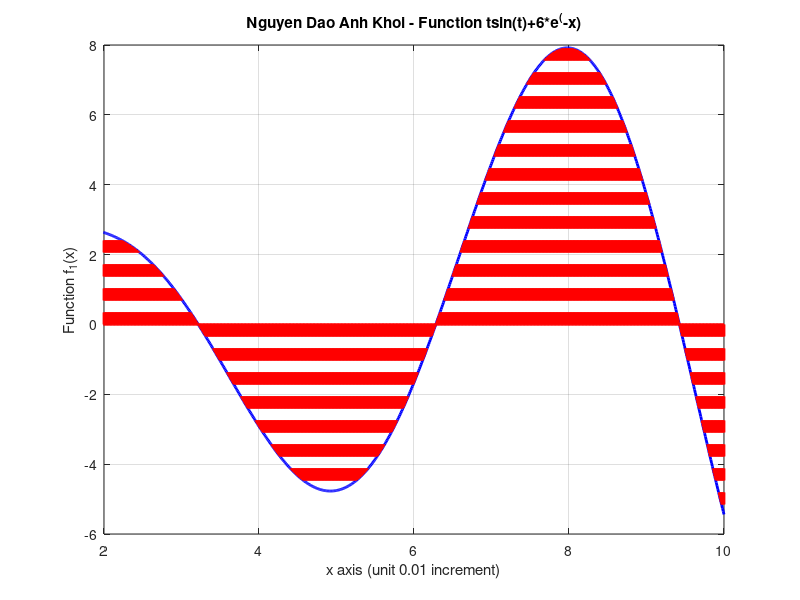

This chart was generated by the following MATLAB code:
clear all
close all
clc

%plot function

x= 0:0.01:10;
% define function f(x)
fx= @(x) (x.*sin(x)+6.*e.^(-x));
interval =[0,10];
y =fx(x);
%define horizontal - x axis
y0=zeros(1,length(x));

%we divide the interval into N slice
N=1000;
increment=(10-0)/N;
xx=0:increment:10;
Sreal=log(11/12)-log(3/4);
printf("Intergration exact value is %4f2 \n",Sreal)
%define error comparing to rela value
error = 0.0001
%integration calculation
S=0;
for k=1:1:N
  S=S+0.5*increment*(fx(xx(k))+fx(xx(k+1)));
  if abs(S-Sreal) < error
    printf("Intergration Value within 0.0001 error is %4f2 \n",error,S);
    printf("Algorithm stop at %d\n",k);
    break
  endif
end
fprintf("Intergration value is %d \n",S)
plot(x,y,'b-',"linewidth",2)
hold on
plot(x,y0,'r-',"linewidth",2)
%plot the slice\
for k=1:1:length(xx)
hold on
plot([xx(k) xx(k)],[0 fx(xx(k))],'r--',"linewidth",2);
end
axis([2 10])
grid on
title('Nguyen Dao Anh Khoi - Function {tsin(t)+6*e^(-x)}')
ylabel('Function f_1(x)');
xlabel('x axis (unit 0.01 increment)');
